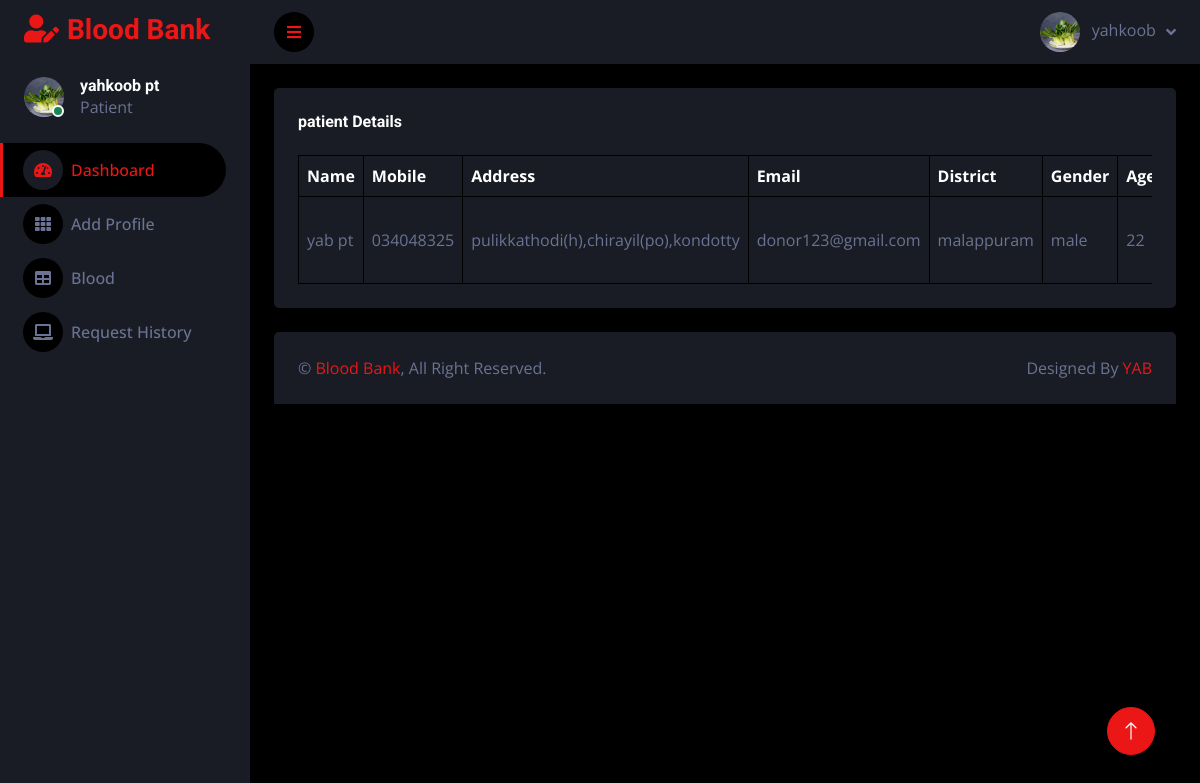
The app's page /view_patient/11/ (signed in) with its own data.
### blood_app/models.py (models this page shows, shortened)
class User(AbstractUser):
    is_donor = models.BooleanField(default=False, verbose_name="Is Donor")
    is_patient = models.BooleanField(default=False, verbose_name="Is Patient")
    name = models.CharField(max_length=100,null=True, blank=True)
    mobile = models.CharField(max_length=15,null=True, blank=True)
    address = models.CharField(max_length=200,null=True, blank=True)
    email = models.EmailField(null=True, blank=True)
    district = models.CharField(max_length=100,null=True, blank=True)
    gender = models.CharField(max_length=10,null=True, blank=True)
    age = models.PositiveIntegerField(null=True, blank=True)
    blood_grou = models.CharField(max_length=3, choices=BLOOD_GROUPS, null=True, blank=True)  # Set a default value
    disease=  models.CharField(max_length=100,null=True, blank=True)
    doctor =  models.CharField(max_length=100,null=True, blank=True)
    photo = models.ImageField(upload_to='profile/')
    status = models.BooleanField(default=False)
    unit= models.PositiveIntegerField(null=True, blank=True)
    @property
    def imageURL(self):
        try:
            url = self.photo.url
        except:
            url = ''
        return  url

### blood_app/views.py (the view)
# urls.py: path('view_patient/<int:pk>/', views.view_patient, name='view_patient'),
def view_patient(request,pk):
    view=User.objects.filter(pk=pk)
    context={
        'view':view
    }
    return render(request,'patient/view_patient.html',context)

### templates/patient/view_patient.html (shortened to what this page needs)
{% extends 'patient/base.html' %}
{% load static %}
{% block content %}
<div class="container-fluid pt-4 px-4">
    <div class="bg-secondary text-center rounded p-4">
        <div class="d-flex align-items-center justify-content-between mb-4">
            <h6 class="mb-0"> patient Details</h6>
        </div>
        <div class="table-responsive">
            <table class="table text-start align-middle table-bordered table-hover mb-0">
                <thead>
                    <tr class="text-white">
                        <th scope="col">Name</th>
                        <th scope="col">Mobile</th>
                        <th scope="col">Address</th>
                        <th scope="col">Email</th>
                        <th scope="col">District</th>
                        <th scope="col">Gender</th>
                        <th scope="col">Age</th>
                    </tr>
                </thead>
                <tbody>
                    {% for i in view %}
                    <tr>
                        <td>
                            {{i.name}}
                        </td>
                        <td>{{i.mobile}}</td>
                        <td>{{i.address}}</td>
                        <td>{{i.email}}</td>
                        <td>{{i.district}}</td>
                        <td>{{i.gender}}</td>
                        <td>{{i.age}}</td>
                    </tr>
                    {% endfor %}
                </tbody>
            </table>
        </div>
    </div>
</div>
{% endblock %}

### templates/patient/base.html (shortened to what this page needs)
{% load static %}
<!DOCTYPE html>
<html lang="en">
<head>
    <link href="https://cdnjs.cloudflare.com/ajax/libs/font-awesome/5.10.0/css/all.min.css" rel="stylesheet">
    <link href="https://cdn.jsdelivr.net/npm/bootstrap-icons@1.4.1/font/bootstrap-icons.css" rel="stylesheet">
    <link href="{% static 'donor/lib/owlcarousel/assets/owl.carousel.min.css' %}" rel="stylesheet">
    <link href="{% static 'donor/lib/tempusdominus/css/tempusdominus-bootstrap-4.min.css' %}" rel="stylesheet" />
    <link href="{% static 'donor/css/bootstrap.min.css' %}" rel="stylesheet">
    <link href="{% static 'donor/css/style.css' %}" rel="stylesheet">
</head>
<body>
    <div class="container-fluid position-relative d-flex p-0">
        <div class="sidebar pe-4 pb-3">
            <nav class="navbar bg-secondary navbar-dark">
                <a href="{% url 'patient_home' %}" class="navbar-brand mx-4 mb-3">
                    <h3 class="text-primary"><i class="fa fa-user-edit me-2"></i>Blood Bank</h3>
                </a>
                <div class="d-flex align-items-center ms-4 mb-4">
                    <div class="position-relative">
                        <img class="rounded-circle" src="{{request.user.imageURL}}" alt="" style="width: 40px; height: 40px;">
                        <div class="bg-success rounded-circle border border-2 border-white position-absolute end-0 bottom-0 p-1"></div>
                    </div>
                    <div class="ms-3">
                        <h6 class="mb-0">{{request.user.name}}</h6>
                        <span>Patient</span>
                    </div>
                </div>
                <div class="navbar-nav w-100">
                    <a href="{% url 'patient_home' %}" class="nav-item nav-link active"><i class="fa fa-tachometer-alt me-2"></i>Dashboard</a>
                    <a href="{% url 'add_patient' %}" class="nav-item nav-link"><i class="fa fa-th me-2"></i>Add Profile</a>
                    <a href="{% url 'view_blood' %}" class="nav-item nav-link"><i class="fa fa-table me-2"></i>Blood</a>
                    <a href="{% url 'request_history' %}" class="nav-item nav-link"><i class="fa fa-laptop me-2"></i>Request History</a>
                </div>
            </nav>
        </div>
        <div class="content">
            <nav class="navbar navbar-expand bg-secondary navbar-dark sticky-top px-4 py-0">
                <a href="#" class="sidebar-toggler flex-shrink-0">
                    <i class="fa fa-bars"></i>
                </a>
                <div class="navbar-nav align-items-center ms-auto">
                    <div class="nav-item dropdown">
                        <a href="#" class="nav-link dropdown-toggle" data-bs-toggle="dropdown">
                            <img class="rounded-circle me-lg-2" src="{{request.user.imageURL}}" alt="" style="width: 40px; height: 40px;">
                            <span class="d-none d-lg-inline-flex">{{request.user.username}}</span>
                        </a>
                    </div>
                </div>
            </nav>
        {% block content %}
        {% endblock %}
            <div class="container-fluid pt-4 px-4">
                <div class="bg-secondary rounded-top p-4">
                    <div class="row">
                        <div class="col-12 col-sm-6 text-center text-sm-start">
                            &copy; <a href="#">Blood Bank</a>, All Right Reserved.
                        </div>
                        <div class="col-12 col-sm-6 text-center text-sm-end">
                            Designed By <a href="https://htmlcodex.com">YAB</a>
                        </div>
                    </div>
                </div>
            </div>
        </div>
        <a href="#" class="btn btn-lg btn-primary btn-lg-square back-to-top"><i class="bi bi-arrow-up"></i></a>
    </div>
</body>
</html>

### static/donor/css/style.css (style rules this page uses)
:root { --primary: #EB1616; --secondary: #191C24; --light: #6C7293; --dark: #000000; }
.back-to-top { position: fixed; display: none; right: 45px; bottom: 45px; z-index: 99; }
.btn { transition: .5s; }
.btn-lg-square { width: 48px; height: 48px; }
.btn-square, .btn-sm-square, .btn-lg-square { padding: 0; display: inline-flex; align-items: center; justify-content: center; font-weight: normal; border-radius: 50px; }
.sidebar { position: fixed; top: 0; left: 0; bottom: 0; width: 250px; height: 100vh; overflow-y: auto; background: var(--secondary); transition: 0.5s; z-index: 999; }
.content { margin-left: 250px; min-height: 100vh; background: var(--dark); transition: 0.5s; }
@media (min-width: 992px) { .sidebar { margin-left: 0; } }
@media (min-width: 992px) { .content { width: calc(100% - 250px); } }
.sidebar .navbar .navbar-nav .nav-link { padding: 7px 20px; color: var(--light); font-weight: 500; border-left: 3px solid var(--secondary); border-radius: 0 30px 30px 0; outline: none; }
.sidebar .navbar .navbar-nav .nav-link:hover, .sidebar .navbar .navbar-nav .nav-link.active { color: var(--primary); background: var(--dark); border-color: var(--primary); }
.sidebar .navbar .navbar-nav .nav-link i { width: 40px; height: 40px; display: inline-flex; align-items: center; justify-content: center; background: var(--dark); border-radius: 40px; }
.sidebar .navbar .navbar-nav .nav-link:hover i, .sidebar .navbar .navbar-nav .nav-link.active i { background: var(--secondary); }
.content .navbar .navbar-nav .nav-link { margin-left: 25px; padding: 12px 0; color: var(--light); outline: none; }
.content .navbar .sidebar-toggler, .content .navbar .navbar-nav .nav-link i { width: 40px; height: 40px; display: inline-flex; align-items: center; justify-content: center; background: var(--dark); border-radius: 40px; }
.content .navbar .dropdown-toggle::after { margin-left: 6px; vertical-align: middle; border: none; content: "\f107"; font-family: "Font Awesome 5 Free"; font-weight: 900; transition: .5s; }

### records on screen
User: user.imageURL (picture), user.name "yahkoob pt", user.username "yahkoob"
User: name "yab pt", mobile "034048325", address "pulikkathodi(h),chirayil(po),kondotty", email "donor123@gmail.com", district "malappuram", gender "male", age "22"
